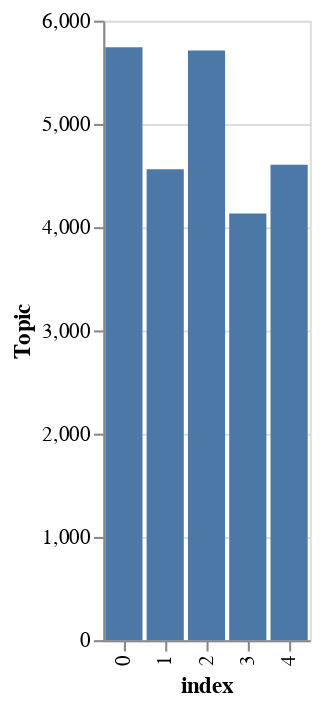

This figure's notebook cell:
### Code cell
# Visualizing which topics appear the most, i.e. there are many articles on the topics
toplot = data_na['Topic'].value_counts().reset_index()
alt.Chart(toplot).mark_bar().encode(
    x='index:N',
    y='Topic:Q'
)

### Figure 1 — Vega-Lite specification as saved in the notebook (floating-point values rounded to 4 significant figures)
{"config": {"view": {"continuousWidth": 400, "continuousHeight": 300}}, "data": {"name": "data-b98c789ed5a1c7a816ea8a00b8ebdfa0"}, "mark": "bar", "encoding": {"x": {"field": "index", "type": "nominal"}, "y": {"field": "Topic", "type": "quantitative"}}, "$schema": "https://vega.github.io/schema/vega-lite/v4.17.0.json", "datasets": {"data-b98c789ed5a1c7a816ea8a00b8ebdfa0": [{"index": 0.0, "Topic": 5743}, {"index": 2.0, "Topic": 5711}, {"index": 4.0, "Topic": 4604}, {"index": 1.0, "Topic": 4561}, {"index": 3.0, "Topic": 4131}]}}
